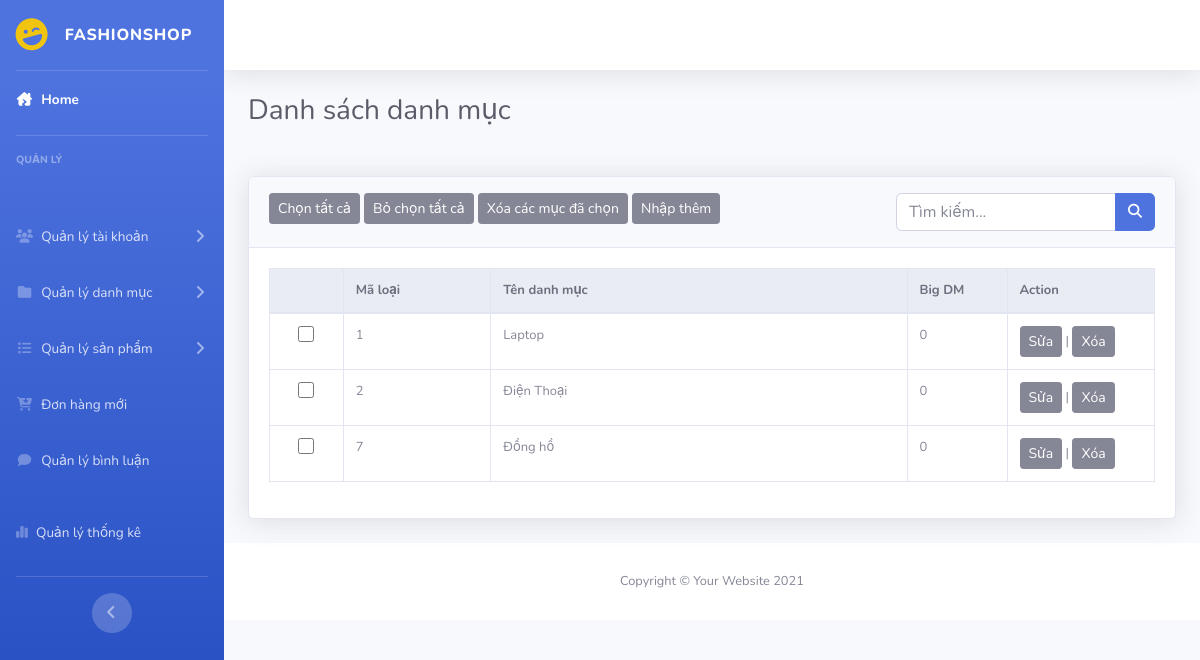
Page /admin/index.php?act=dsdanhmuc on the earlier database version.
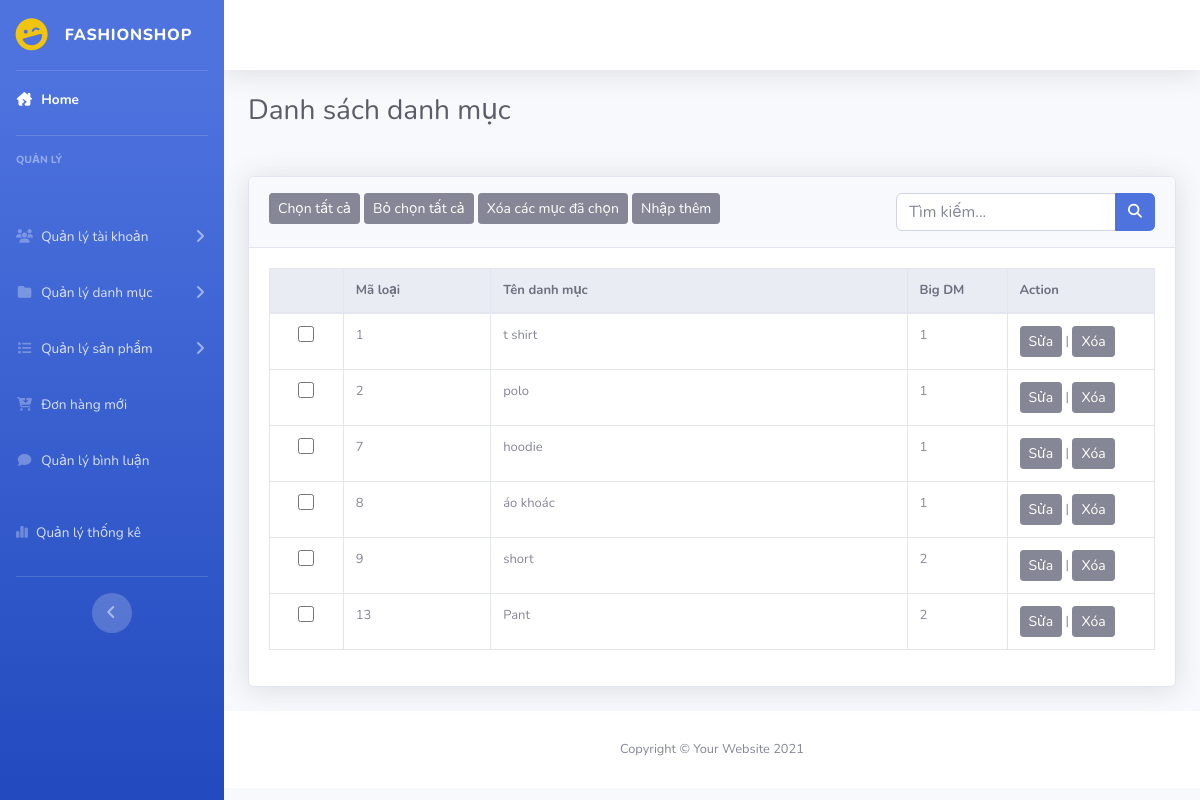
Same page on the later database version.
### tables this page shows
CREATE TABLE `danhmuc` (
  `id` int(11) NOT NULL COMMENT 'Id danh mục',
  `name` varchar(255) NOT NULL COMMENT 'Tên danh mục',
  `id_dm` int(11) NOT NULL
);

### model/pdo.php (called while the page is built, shortened)
<?php
function pdo_get_connection(){
    $servername = "localhost";
    $username = "root";
    $password = "";
    try {
        $conn = new PDO("mysql:host=$servername;dbname=duan1_09", $username, $password);
        $conn->setAttribute(PDO::ATTR_ERRMODE, PDO::ERRMODE_EXCEPTION);
        return $conn;
    } catch(PDOException $e) {
        echo "Connection failed: " . $e->getMessage();
    }
}
function pdo_query($sql){
    $sql_args=array_slice(func_get_args(),1);
    try{
        $conn=pdo_get_connection();
        $stmt=$conn->prepare($sql);
        $stmt->execute($sql_args);
        $rows=$stmt->fetchAll();
        return $rows;
    }
    catch(PDOException $e){
        throw $e;
    }
    finally{
        unset($conn);
    }
}
?>

### model/danhmuc.php (called while the page is built, shortened)
<?php
function danhsach_danhmuc()
{
    $sql = "SELECT * FROM danhmuc";
    $result = pdo_query($sql);
    return $result;
}

### admin/danhmuc/dsdanhmuc.php (the view)
<div class="container-fluid ">
    <h1 class="h3 mb-2 text-gray-800 mb-5">Danh sách danh mục</h1>
    <div class="card shadow mb-4">
        <div class="card-header py-3">
            <button class="btn btn-secondary btn-sm">Chọn tất cả</button>
            <button class="btn btn-secondary btn-sm">Bỏ chọn tất cả</button>
            <button class="btn btn-secondary btn-sm">Xóa các mục đã chọn</button>
            <a href="?act=add_danhmuc"><button class="btn btn-secondary btn-sm">Nhập thêm</button></a>
            <form action="" class="float-right">
                <div class="input-group">
                    <input type="text" class="form-control" name="kyw" placeholder="Tìm kiếm...">
                    <div class="input-group-append">
                        <button class="btn btn-primary" type="submit" name="search">
                            <i class="fas fa-search fa-sm"></i>
                        </button>
                    </div>
                </div>
            </form>
        </div>
        <div class="card-body">
            <div class="table-responsive">
                <table class="table table-bordered" width="100%" cellspacing="0">
                    <thead class="thead-light">
                        <tr>
                            <th></th>
                            <th>Mã loại</th>
                            <th>Tên danh mục</th>
                            <th>Big DM</th>
                            <th>Action</th>
                        </tr>
                    </thead>
                    <tbody>
                        <?php
                            foreach($dsdm as $dm){
                                extract($dm);
                                echo '
                                <tr>
                                    <td class="col-1 text-center"><input type="checkbox" name="select" id=""></td>
                                    <td class="col-2">'.$id.'</td>
                                    <td>'.$name.'</td>
                                    <td>'.$id_dm.'</td>
                                    <td class="col-2"><a href="index.php?act=update_danhmuc&iddm='.$id.'"><button class="btn btn-secondary btn-sm">Sửa</button></a> |
                                        <a href="index.php?act=delete_danhmuc&iddm='.$id.'"><button class="btn btn-secondary btn-sm">Xóa</button></a>
                                    </td>
                                </tr>
                                ';
                            }
                        ?>
                    </tbody>
                </table>
            </div>
        </div>
    </div>
</div>

Differences in the rows shown:
changed danhmuc id 1: name "Laptop" → "t shirt"; id_dm "0" → "1"
changed danhmuc id 2: name "Điện Thoại" → "polo"; id_dm "0" → "1"
changed danhmuc id 7: name "Đồng hồ" → "hoodie"; id_dm "0" → "1"
added danhmuc: id "8", name "áo khoác", id_dm "1"
added danhmuc: id "9", name "short", id_dm "2"
added danhmuc: id "13", name "Pant", id_dm "2"
